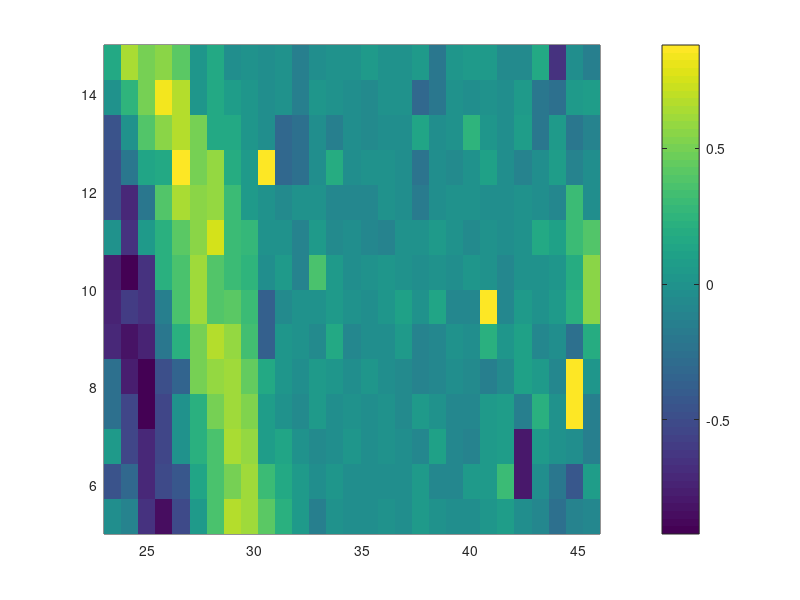

MATLAB code to generate this figure:
clear all; close all; 

load('lab5pt2.mat');

data = zeros(30, 15);

for i = 1:30
    for j = 1:15
        
         data(i, j) = recMatrix_sig(200, i, j);


    end
end

data(1, 15) = data(1, 14);

x = linspace(46, 23, 30);
y = linspace(15, 5, 15);

pcolor(x, y, data'); colorbar; shading flat;

